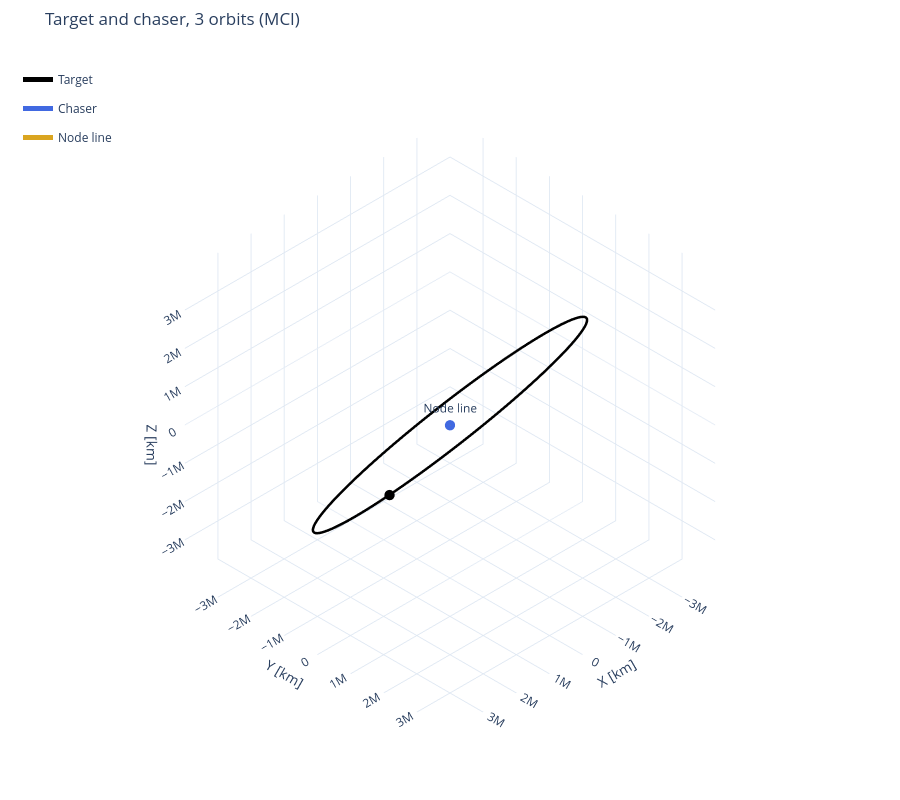

Source (notebook cell):
### Markdown cell above
## Visualization

### Code cell
vectors = [
    {
        "direction": n_hat,
        "length": 20000,
        "name": "Node line",
        "color": "goldenrod",
        "label": True,
    },
]

fig = plot_3d(
    [rv_target_mci[:, 0:3], rv_chaser_1_to_2_mci[:, 0:3] * M_TO_KM],
    [t_s, t_s],
    labels=["Target", "Chaser"],
    trace_colors=["black", "royalblue"],
    bodies={"name": "Mars", "radius": R_MARS * M_TO_KM, "color": "orangered"},
    title=f"Target and chaser, {N_ORBITS} orbits (MCI)",
    vectors=vectors,
    units="km",
)

### Figure 1 — Plotly figure (JSON) as saved in the notebook; plotly's stock layout.template omitted (floating-point values rounded to 4 significant figures; data arrays with more than 128 entries replaced by an {"elided": "..."} marker saying what was removed)
{"data": [{"colorscale": [[0, "orangered"], [1, "orangered"]], "hoverinfo": "skip", "name": "Mars", "opacity": 0.7, "showlegend": false, "showscale": false, "type": "surface", "x": {"elided": "60x30 float values"}, "y": {"elided": "60x30 float values"}, "z": {"elided": "60x30 float values"}}, {"legendgroup": "Target", "line": {"color": "black", "width": 5}, "mode": "lines", "name": "Target", "type": "scatter3d", "x": {"elided": "3000 float values"}, "y": {"elided": "3000 float values"}, "z": {"elided": "3000 float values"}}, {"legendgroup": "Target", "marker": {"color": "black", "size": 6}, "mode": "markers", "name": "Target End", "showlegend": false, "type": "scatter3d", "x": [3326000.0], "y": [1500000.0], "z": [587900.0]}, {"legendgroup": "Chaser", "line": {"color": "royalblue", "width": 5}, "mode": "lines", "name": "Chaser", "type": "scatter3d", "x": {"elided": "3000 float values"}, "y": {"elided": "3000 float values"}, "z": {"elided": "3000 float values"}}, {"legendgroup": "Chaser", "marker": {"color": "royalblue", "size": 6}, "mode": "markers", "name": "Chaser End", "showlegend": false, "type": "scatter3d", "x": [3574.0], "y": [-18.31], "z": [-942.6]}, {"legendgroup": "vector-5", "line": {"color": "goldenrod", "width": 5}, "mode": "lines+text", "name": "Node line", "text": ["", "Node line"], "textposition": "top center", "type": "scatter3d", "x": [0, -18920.0], "y": [0, -6363.0], "z": [0, -1249.0]}, {"anchor": "tip", "colorscale": [[0, "goldenrod"], [1, "goldenrod"]], "hoverinfo": "skip", "legendgroup": "vector-5", "name": "Node line arrowhead", "showlegend": false, "showscale": false, "sizemode": "absolute", "sizeref": 1200, "type": "cone", "u": [-0.946], "v": [-0.3181], "w": [-0.06246], "x": [-18920.0], "y": [-6363.0], "z": [-1249.0]}], "layout": {"height": 800, "legend": {"bgcolor": "rgba(0,0,0,0)", "borderwidth": 0, "x": 0.02, "y": 0.98}, "margin": {"b": 0, "l": 0, "r": 0, "t": 50}, "scene": {"aspectmode": "cube", "camera": {"eye": {"x": 1.732, "y": 1.732, "z": 1.732}, "projection": {"type": "orthographic"}, "up": {"x": 0, "y": 0, "z": 1}}, "xaxis": {"range": [-3997000.0, 3997000.0], "title": {"text": "X [km]"}}, "yaxis": {"range": [-3997000.0, 3997000.0], "title": {"text": "Y [km]"}}, "zaxis": {"range": [-3997000.0, 3997000.0], "title": {"text": "Z [km]"}}}, "title": {"text": "Target and chaser, 3 orbits (MCI)"}}}
